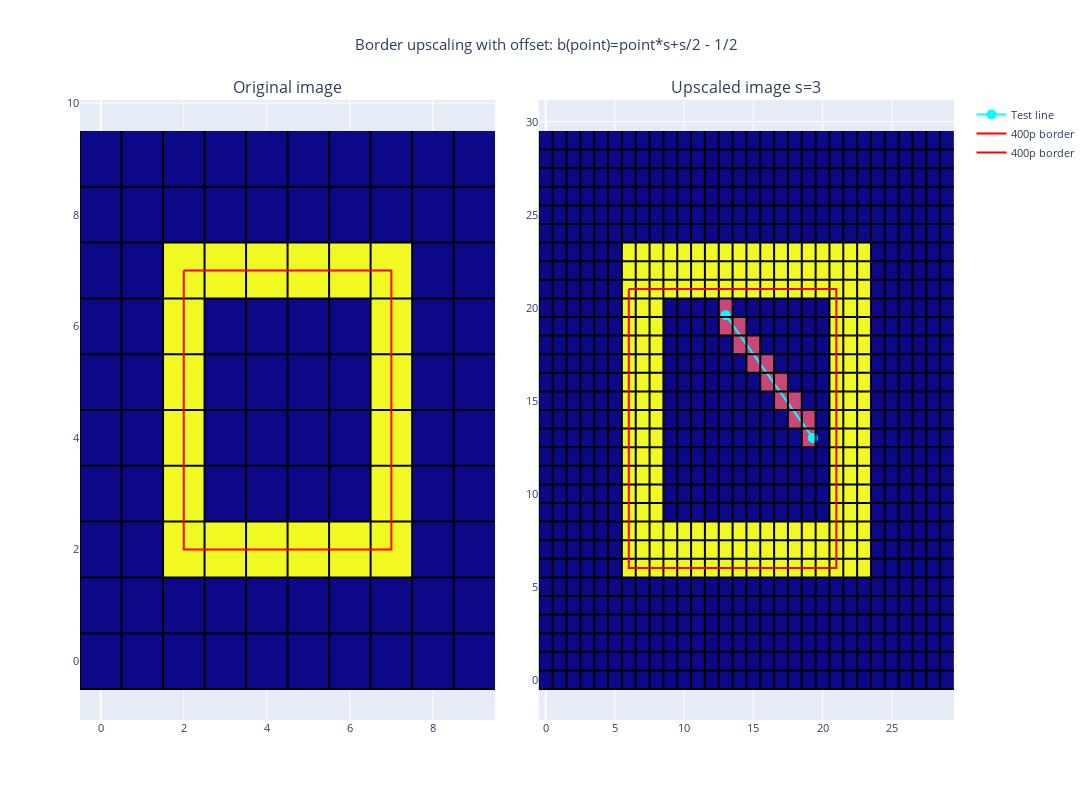

Here is the notebook cell this chart was saved with:
### Code cell
fig = make_subplots(rows=1, cols=2, 
                    horizontal_spacing=0.05, 
                    vertical_spacing=0.1,
                    subplot_titles=('Original image', f"Upscaled image s={scale_factor}"))
# Add images to plot
base_image_fig = px.imshow(test_image)
fig.add_trace(base_image_fig.data[0], 1, 1)
xs, ys = gridlines(test_image)
fig.add_trace(go.Scatter(x=xs, y=ys, marker=dict(color='black', size=1), name=f"Pixel edges", showlegend=False), row=1, col=1)

upscaled_image_box_3 = upscaled_image_box.copy()
test_x,test_y = np.array([13,19.3]), np.array([19.6,13]) # TODO: Create better implementation. Everything works now? Note the +1/2 to
# TODO: pixels_between_points_2() needs to be pushed by 1/2 to align with 'center pixel' method used by python libraries.
xs_pixel, ys_pixel = pixels_between_points_2(test_x,test_y) # When given coordinates to this function, add 1/2 to treat pixels as 'corner integer position' and not 'center integered'.
fig.add_trace(go.Scatter(x=test_x, y=test_y, marker=dict(color='cyan', size=10), name=f"Test line"), row=1, col=2)
# xs_pixel, ys_pixel = pixels_between_points_2(fourier_xs*scale_factor, fourier_ys*scale_factor)
for y,x in list(zip(xs_pixel,ys_pixel)):
    try:
        upscaled_image_box_3[int(x)][int(y)] = 0.5 # x goes up, y goes right
    except:
        print("what")
        continue

upscaled_image_fig = px.imshow(upscaled_image_box_3)
fig.add_trace(upscaled_image_fig.data[0], 1, 2)
xs, ys = gridlines(upscaled_image_box_3)
fig.add_trace(go.Scatter(x=xs, y=ys, marker=dict(color='black', size=1), name=f"Pixel edges", showlegend=False), row=1, col=2)

# 400p borders
fig.add_trace(go.Scatter(x=fourier_xs, y=fourier_ys, marker=dict(color='red', size=10), name=f"400p border"), row=1, col=1)
fig.add_trace(go.Scatter(x=fourier_xs*scale_factor, y=fourier_ys*scale_factor, marker=dict(color='red', size=10), name=f"400p border"), row=1, col=2)
# fig.add_trace(go.Scatter(x=fourier_xs_with_offset, y=fourier_ys_with_offset, marker=dict(color='red', size=10), name=f"400 p border"), row=1, col=2)

fig.update_layout(title_text=f"Border upscaling with offset: b(point)=point*s+s/2 - 1/2", title_x=0.5, width=1400, height=800, showlegend=True, font_size=11)
fig.update(layout_coloraxis_showscale=False)
fig.show()

### Figure 1 — Plotly figure (JSON) as saved in the notebook; plotly's stock layout.template omitted (floating-point values rounded to 4 significant figures; data arrays with more than 128 entries replaced by an {"elided": "..."} marker saying what was removed)
{"data": [{"coloraxis": "coloraxis", "hovertemplate": "x: %{x}<br>y: %{y}<br>color: %{z}<extra></extra>", "name": "0", "type": "heatmap", "xaxis": "x", "yaxis": "y", "z": [[0, 0, 0, 0, 0, 0, 0, 0, 0, 0], [0, 0, 0, 0, 0, 0, 0, 0, 0, 0], [0, 0, 1, 1, 1, 1, 1, 1, 0, 0], [0, 0, 1, 0, 0, 0, 0, 1, 0, 0], [0, 0, 1, 0, 0, 0, 0, 1, 0, 0], [0, 0, 1, 0, 0, 0, 0, 1, 0, 0], [0, 0, 1, 0, 0, 0, 0, 1, 0, 0], [0, 0, 1, 1, 1, 1, 1, 1, 0, 0], [0, 0, 0, 0, 0, 0, 0, 0, 0, 0], [0, 0, 0, 0, 0, 0, 0, 0, 0, 0]]}, {"marker": {"color": "black", "size": 1}, "name": "Pixel edges", "showlegend": false, "type": "scatter", "x": [-0.5, -0.5, null, -0.5, 9.5, null, 0.5, 0.5, null, -0.5, 9.5, null, 1.5, 1.5, null, -0.5, 9.5, null, 2.5, 2.5, null, -0.5, 9.5, null, 3.5, 3.5, null, -0.5, 9.5, null, 4.5, 4.5, null, -0.5, 9.5, null, 5.5, 5.5, null, -0.5, 9.5, null, 6.5, 6.5, null, -0.5, 9.5, null, 7.5, 7.5, null, -0.5, 9.5, null, 8.5, 8.5, null, -0.5, 9.5, null], "xaxis": "x", "y": [-0.5, 9.5, null, -0.5, -0.5, null, -0.5, 9.5, null, 0.5, 0.5, null, -0.5, 9.5, null, 1.5, 1.5, null, -0.5, 9.5, null, 2.5, 2.5, null, -0.5, 9.5, null, 3.5, 3.5, null, -0.5, 9.5, null, 4.5, 4.5, null, -0.5, 9.5, null, 5.5, 5.5, null, -0.5, 9.5, null, 6.5, 6.5, null, -0.5, 9.5, null, 7.5, 7.5, null, -0.5, 9.5, null, 8.5, 8.5, null], "yaxis": "y"}, {"marker": {"color": "cyan", "size": 10}, "name": "Test line", "type": "scatter", "x": [13, 19.3], "xaxis": "x2", "y": [19.6, 13], "yaxis": "y2"}, {"coloraxis": "coloraxis", "hovertemplate": "x: %{x}<br>y: %{y}<br>color: %{z}<extra></extra>", "name": "0", "type": "heatmap", "xaxis": "x2", "yaxis": "y2", "z": {"elided": "30x30 float values"}}, {"marker": {"color": "black", "size": 1}, "name": "Pixel edges", "showlegend": false, "type": "scatter", "x": {"elided": "180 float values"}, "xaxis": "x2", "y": {"elided": "180 float values"}, "yaxis": "y2"}, {"marker": {"color": "red", "size": 10}, "name": "400p border", "type": "scatter", "x": {"elided": "200 float values"}, "xaxis": "x", "y": {"elided": "200 float values"}, "yaxis": "y"}, {"marker": {"color": "red", "size": 10}, "name": "400p border", "type": "scatter", "x": {"elided": "200 float values"}, "xaxis": "x2", "y": {"elided": "200 float values"}, "yaxis": "y2"}], "layout": {"annotations": [{"font": {"size": 16}, "showarrow": false, "text": "Original image", "x": 0.2375, "xanchor": "center", "xref": "paper", "y": 1, "yanchor": "bottom", "yref": "paper"}, {"font": {"size": 16}, "showarrow": false, "text": "Upscaled image s=3", "x": 0.7625, "xanchor": "center", "xref": "paper", "y": 1, "yanchor": "bottom", "yref": "paper"}], "coloraxis": {"showscale": false}, "font": {"size": 11}, "height": 800, "showlegend": true, "title": {"text": "Border upscaling with offset: b(point)=point*s+s/2 - 1/2", "x": 0.5}, "width": 1400, "xaxis": {"anchor": "y", "domain": [0, 0.475]}, "xaxis2": {"anchor": "y2", "domain": [0.525, 1]}, "yaxis": {"anchor": "x", "domain": [0, 1]}, "yaxis2": {"anchor": "x2", "domain": [0, 1]}}}
